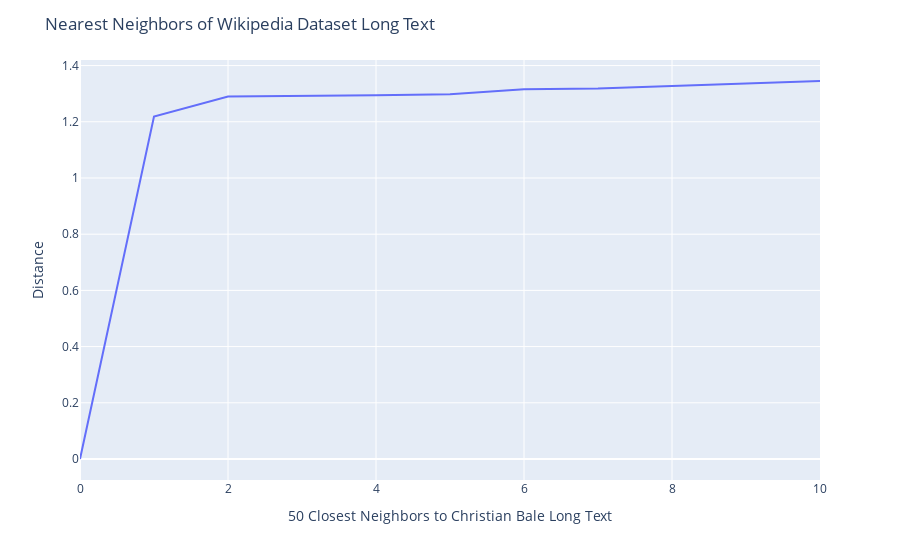

Notebook cell for this chart:
### Code cell
fig = px.line(
    
    x = None,
    y = distance_df2['distances'])
fig.update_layout(
    title="Nearest Neighbors of Wikipedia Dataset Long Text",
    xaxis_title='50 Closest Neighbors to Christian Bale Long Text',
    yaxis_title='Distance'
    )
fig.show()

### Figure 1 — Plotly figure (JSON) as saved in the notebook; plotly's stock layout.template omitted (floating-point values rounded to 4 significant figures)
{"data": [{"hovertemplate": "x=%{x}<br>y=%{y}<extra></extra>", "legendgroup": "", "line": {"color": "#636efa", "dash": "solid"}, "marker": {"symbol": "circle"}, "mode": "lines", "name": "", "orientation": "v", "showlegend": false, "type": "scatter", "x": [0, 1, 2, 3, 4, 5, 6, 7, 8, 9, 10], "xaxis": "x", "y": [0, 1.219, 1.29, 1.291, 1.294, 1.298, 1.316, 1.318, 1.327, 1.334, 1.345], "yaxis": "y"}], "layout": {"legend": {"tracegroupgap": 0}, "margin": {"t": 60}, "title": {"text": "Nearest Neighbors of Wikipedia Dataset Long Text"}, "xaxis": {"anchor": "y", "domain": [0, 1], "title": {"text": "50 Closest Neighbors to Christian Bale Long Text"}}, "yaxis": {"anchor": "x", "domain": [0, 1], "title": {"text": "Distance"}}}}
